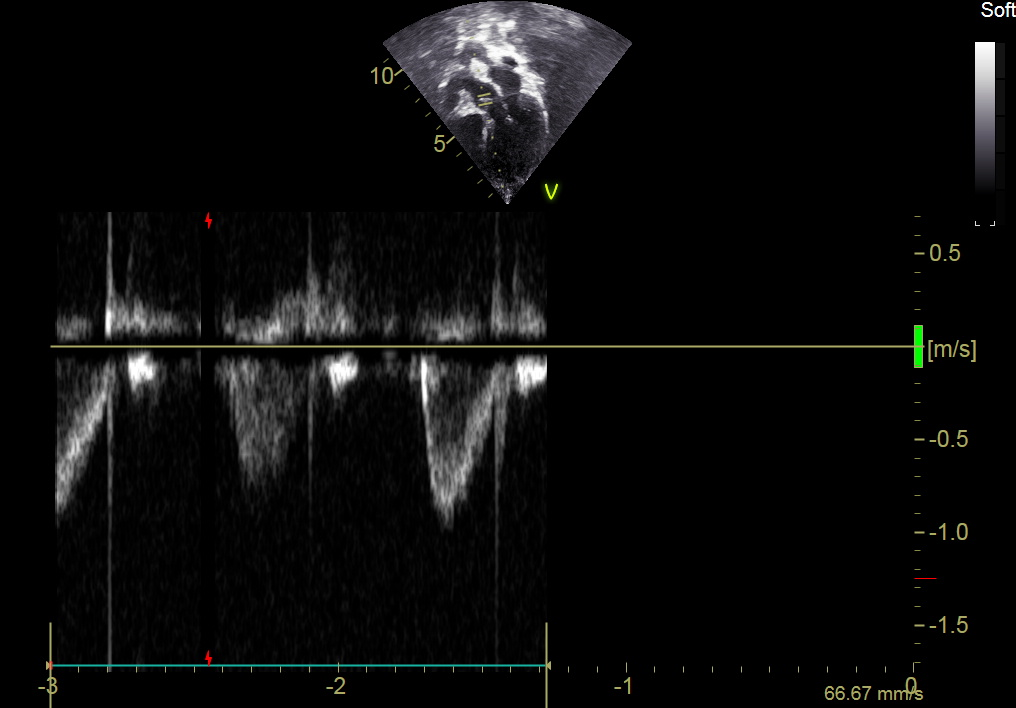
#> input picture data/all/normal/00014472/Image19.jpg, 1016 x 708 px, given as the content of the folder E:/data/MRI_data/dault_image, which was not available
$ python step2_crop_image.py
#> lines starting #> are read from the running program, lines starting #| are printed output that depends on the picture; pictures that were not available may be replaced by others from this repository, and a replacement may not be noted
import os
import cv2

fa_img_dir = r'E:\data\MRI_data\dault_image'
save_img_dir = r'E:\data\MRI_data\dault_image_crop'

for son_img_dir in os.listdir(fa_img_dir):
     if not os.path.exists(save_img_dir+'/'+son_img_dir):
         os.mkdir(save_img_dir+'/'+son_img_dir)
     if not os.path.exists(save_img_dir+'/'+son_img_dir+'/'+'enhance'):
         os.mkdir(save_img_dir+'/'+son_img_dir+'/'+'enhance')
     if not os.path.exists(save_img_dir+'/'+son_img_dir+'/'+'normal'):
         os.mkdir(save_img_dir + '/' + son_img_dir + '/' + 'normal')
     for img_name in os.listdir(fa_img_dir + '/' + son_img_dir):
         img_path = fa_img_dir + '/' + son_img_dir + '/' + img_name
         img_data = cv2.imread(img_path)
#> img_data is the input picture: shape (708, 1016, 3); mean B, G, R 11.6, 11.8, 11.6
         h, w, c = img_data.shape
#> h = 708; w = 1016; c = 3
         left_data = img_data[:, :w//2, :]
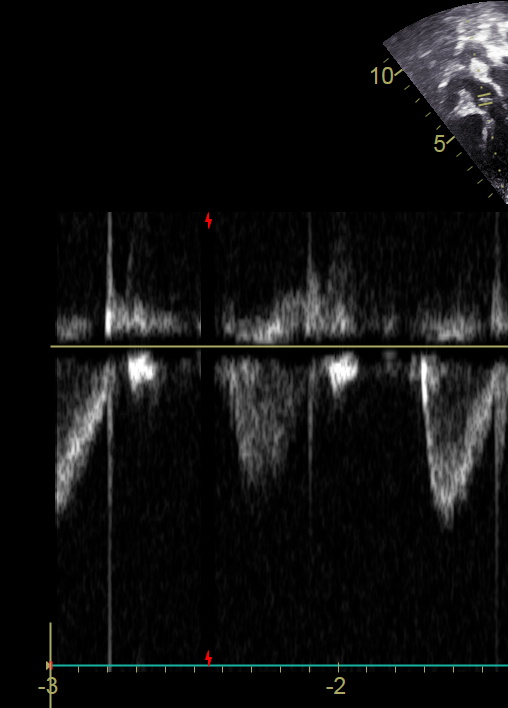
#> left_data: shape (708, 508, 3); mean B, G, R 16.4, 16.4, 16.2
         right_data = img_data[:, w//2:, :]
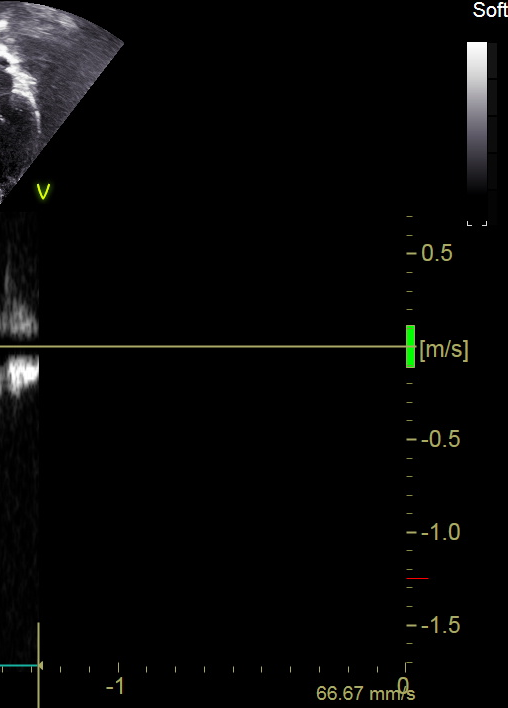
#> right_data: shape (708, 508, 3); mean B, G, R 6.8, 7.2, 7.1
         h_left, w_left, c = left_data.shape
#> h_left = 708; w_left = 508
         h_right, w_right, c = right_data.shape
#> h_right = 708; w_right = 508

         center_left_x, center_left_y = w//2, h//2
#> center_left_x = 508; center_left_y = 354
         # print(left_data.shape, center_left_x, center_left_y)
         crop_left_data = left_data[center_left_y - int(center_left_x * 0.4): center_left_y + int(center_left_x * 0.4),
                                    center_left_x - int(center_left_x * 0.4): center_left_x + int(center_left_x * 0.4), :]
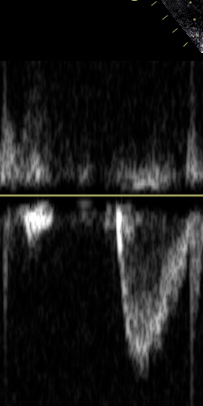
#> crop_left_data: shape (406, 203, 3); mean B, G, R 24, 24.3, 24.3
         center_right_x, center_right_y = w//2, h//2
#> center_right_x = 508; center_right_y = 354
         crop_right_data = right_data[center_right_y - int(center_right_x * 0.4): center_right_y + int(center_right_x * 0.4),
                                    center_right_x - int(center_right_x * 0.4): center_right_x + int(center_right_x * 0.4), :]
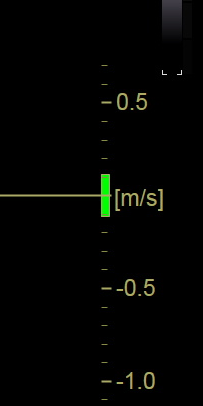
#> crop_right_data: shape (406, 203, 3); mean B, G, R 2.2, 3.9, 3.2

         # (crop_left_data.shape, crop_right_data.shape)
         crop_left_data = cv2.resize(crop_left_data, (128, 256))
#> crop_left_data: shape (256, 128, 3)
         crop_right_data = cv2.resize(crop_right_data, (128, 256))
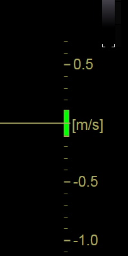
#> crop_right_data: shape (256, 128, 3); mean B, G, R 2.2, 3.9, 3.1
         cv2.imwrite(save_img_dir + '/' + son_img_dir + '/' + 'enhance' + '/' + img_name, crop_left_data)
         cv2.imwrite(save_img_dir + '/' + son_img_dir + '/' + 'normal' + '/' + img_name, crop_right_data)

$ run again, on data/all/normal/40912900/Image32.jpg
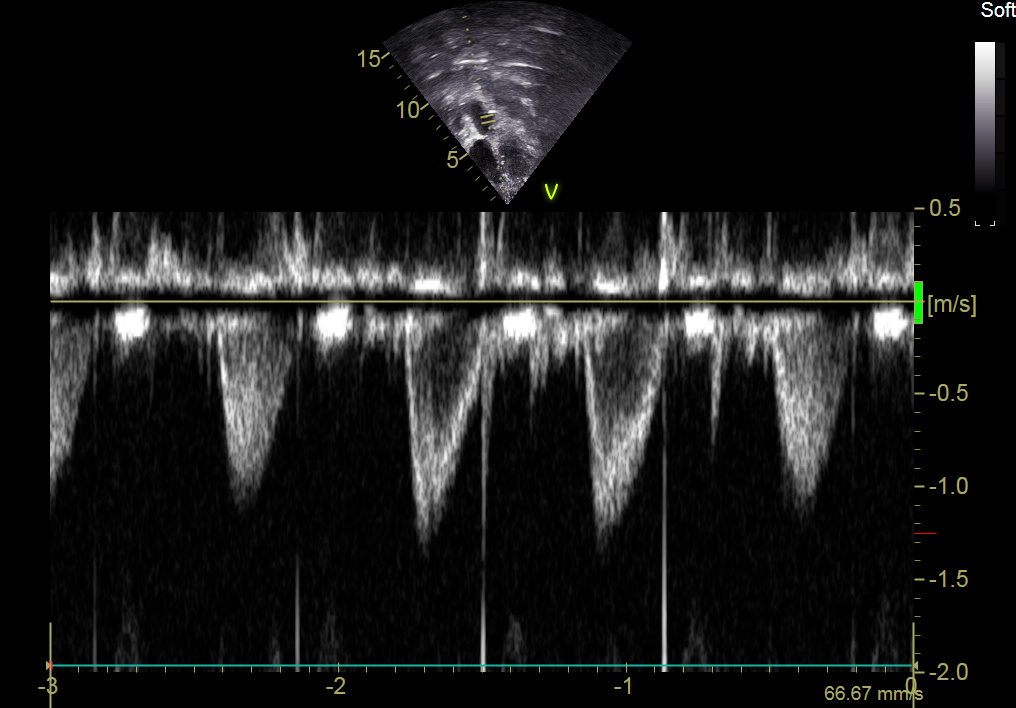
#> input picture data/all/normal/40912900/Image32.jpg, 1016 x 708 px, given as the content of the folder E:/data/MRI_data/dault_image, which was not available
#> img_data is the input picture: shape (708, 1016, 3); mean B, G, R 25.7, 26, 25.7
#> `right_data = img_data[:, w//2:, :]`:
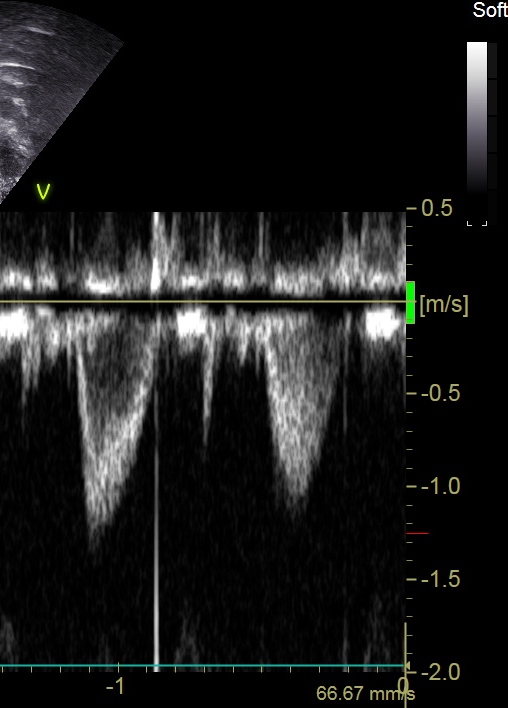
#> right_data: shape (708, 508, 3); mean B, G, R 25.8, 26.3, 25.9
#> `crop_right_data = cv2.resize(crop_right_data, (128, 256))`:
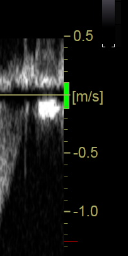
#> crop_right_data: shape (256, 128, 3); mean B, G, R 20.2, 22, 21.2

$ run again, on data/all/normal/40964215/Image22.jpg
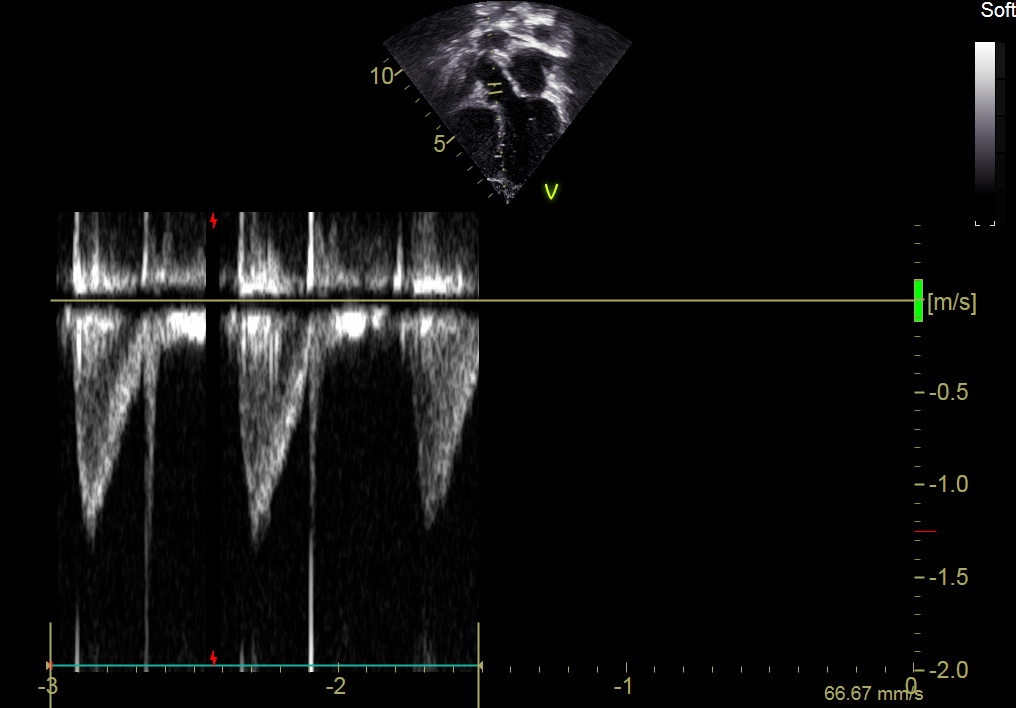
#> input picture data/all/normal/40964215/Image22.jpg, 1016 x 708 px, given as the content of the folder E:/data/MRI_data/dault_image, which was not available
#> img_data is the input picture: shape (708, 1016, 3); mean B, G, R 14.9, 15.2, 15
#> `right_data = img_data[:, w//2:, :]`:
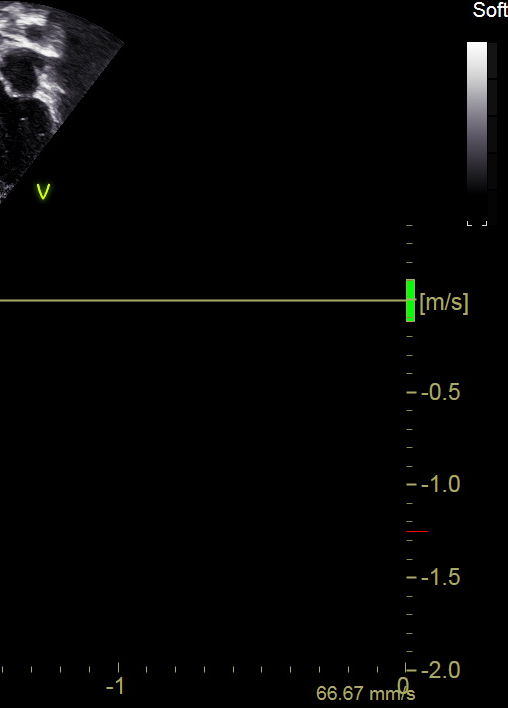
#> right_data: shape (708, 508, 3); mean B, G, R 4.6, 5, 4.9
#> `crop_right_data = cv2.resize(crop_right_data, (128, 256))`:
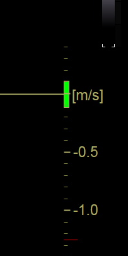
#> crop_right_data: shape (256, 128, 3); mean B, G, R 1.9, 3.5, 2.8

$ run again, on data/all/normal/40964215/Image23.jpg
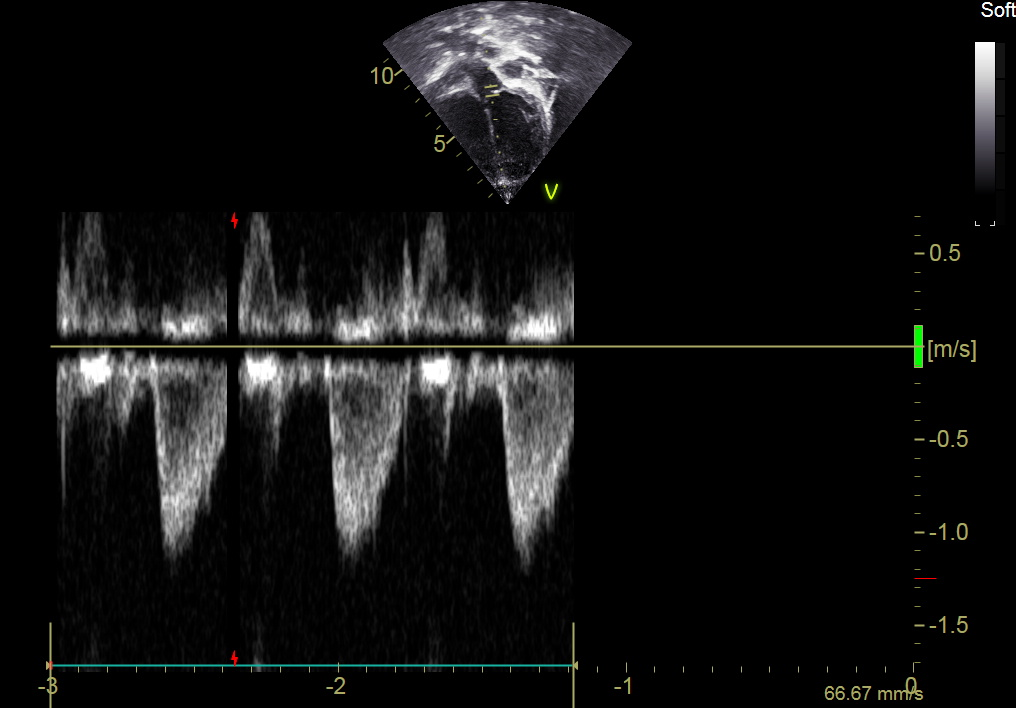
#> input picture data/all/normal/40964215/Image23.jpg, 1016 x 708 px, given as the content of the folder E:/data/MRI_data/dault_image, which was not available
#> img_data is the input picture: shape (708, 1016, 3); mean B, G, R 17.8, 18.1, 17.9
#> `right_data = img_data[:, w//2:, :]`:
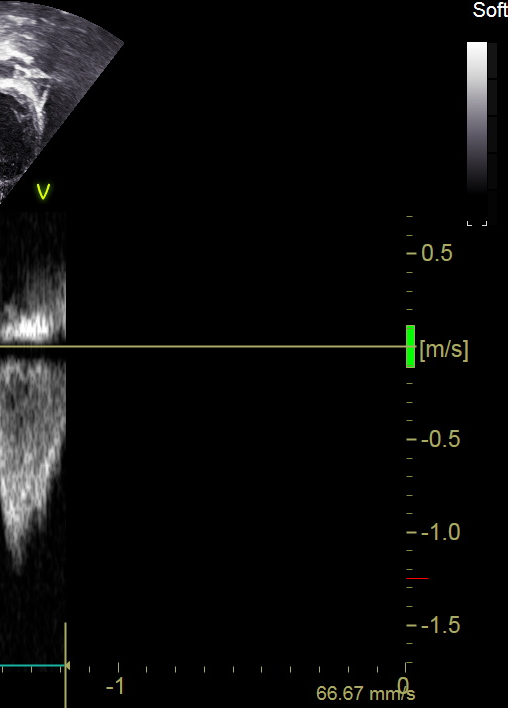
#> right_data: shape (708, 508, 3); mean B, G, R 10.6, 11, 10.9
#> `crop_left_data = cv2.resize(crop_left_data, (128, 256))`:
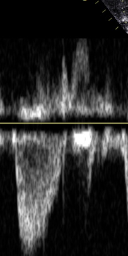
#> crop_left_data: shape (256, 128, 3); mean B, G, R 41.4, 41.7, 41.7
